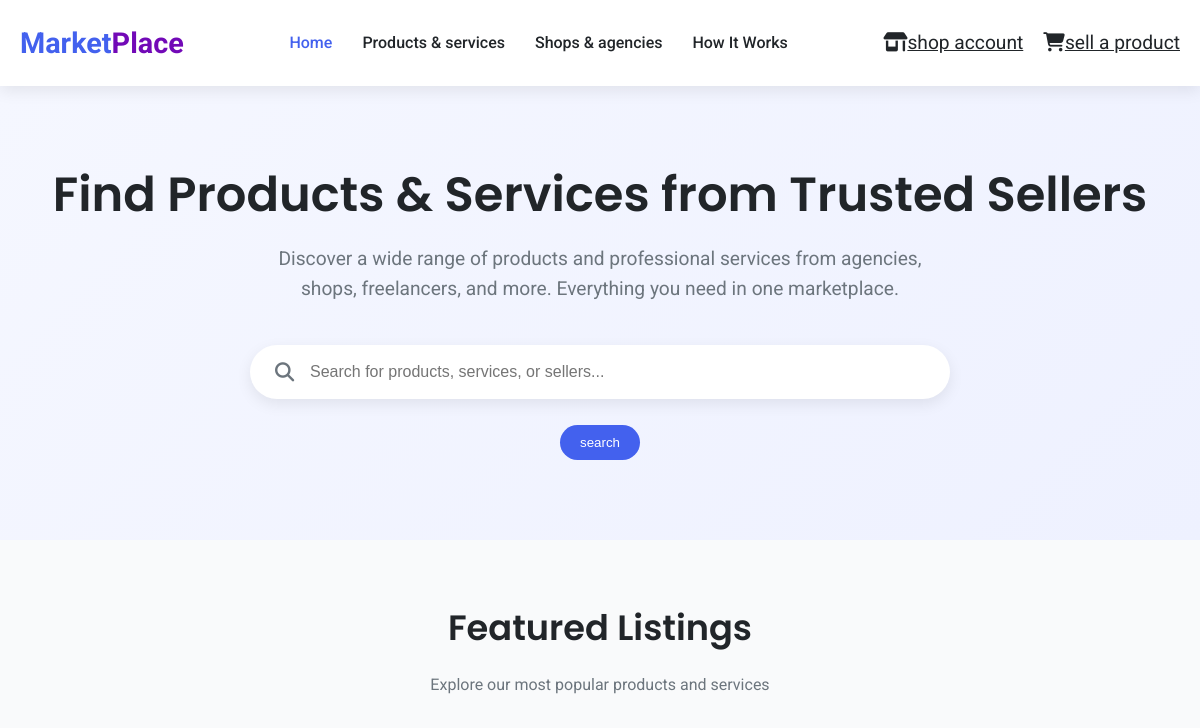
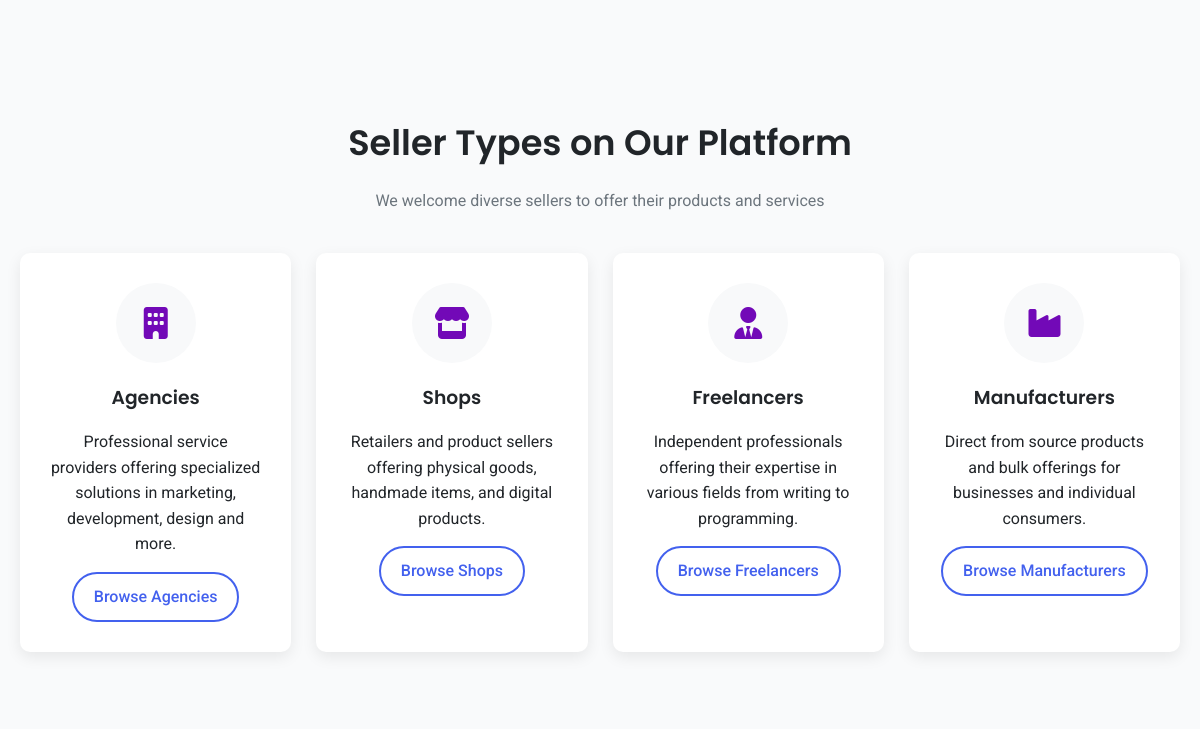
The app's page / (upper part), older data (2 pictures, top to bottom).
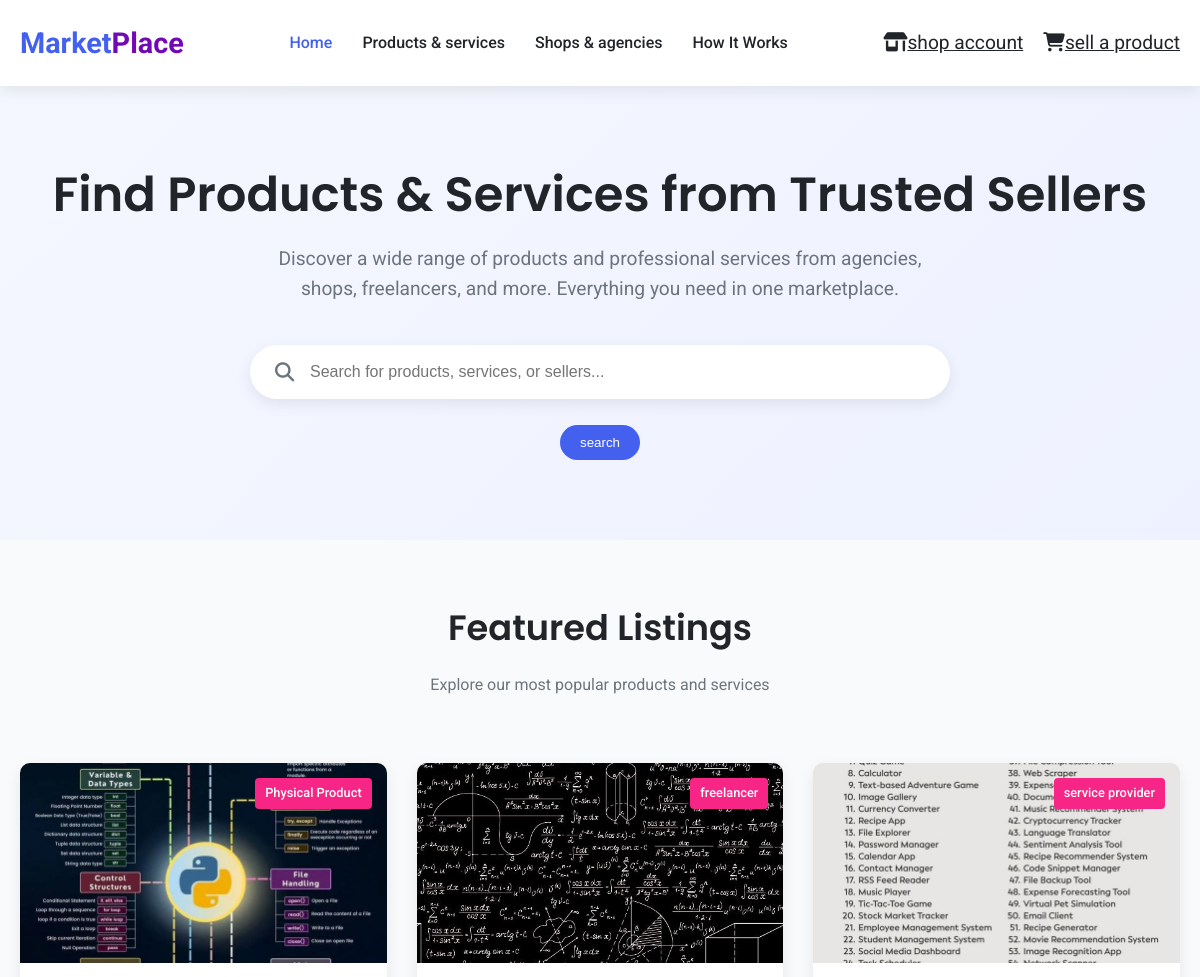
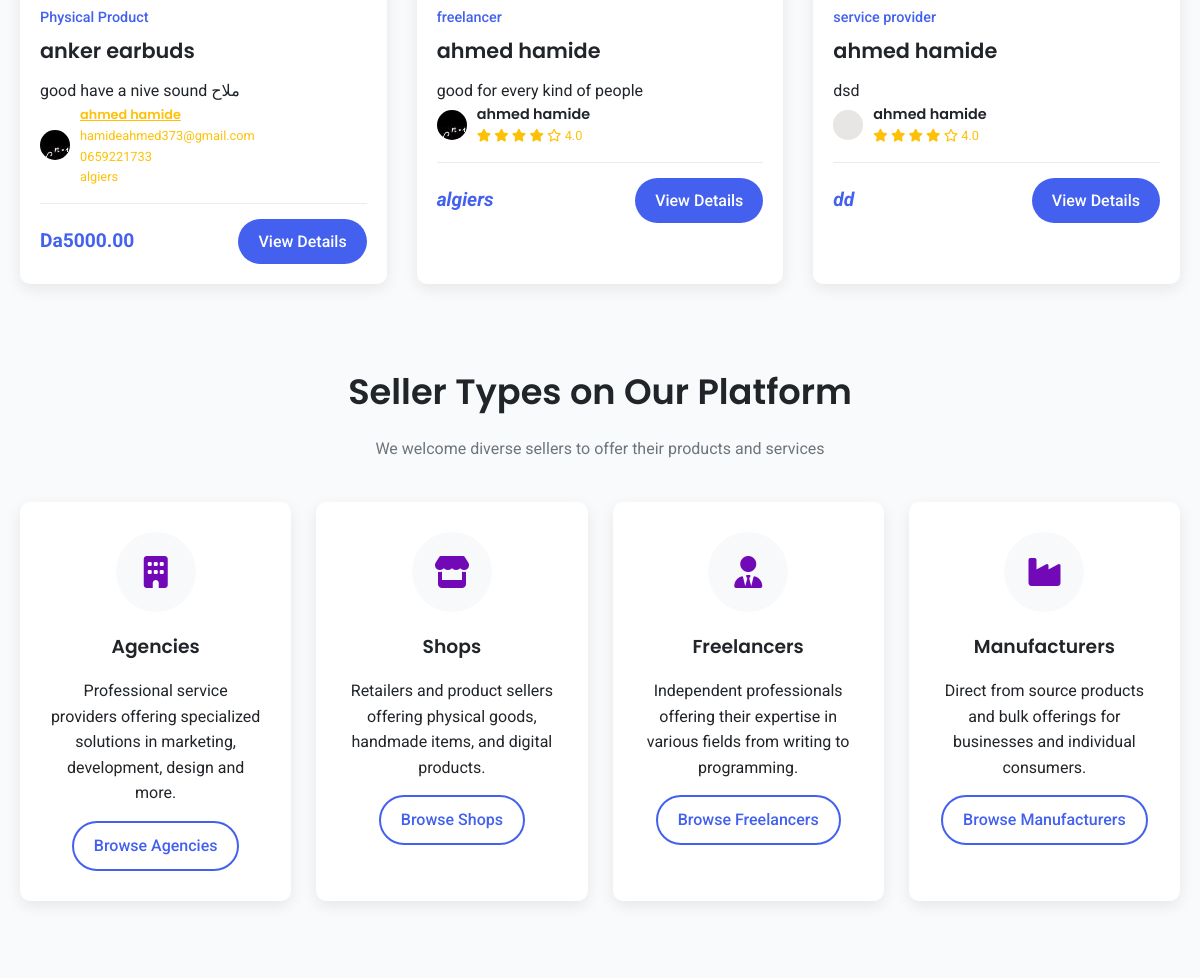
The same page, newer data (2 pictures, top to bottom).
### shops/models.py (models this page shows, shortened)
class Offers(models.Model):
    CATEGORIES = [
        ('Physical Product', 'Physical Product'),
        ('Digital Product', 'Digital Product'),
        ('service', 'Service'),
        ('subscription', 'Subscription'),
    ]
    shop = models.ForeignKey(Base, on_delete=models.CASCADE, related_name='shops')
    image=models.ImageField(upload_to='uploads/offers')
    name = models.CharField(max_length=200)
    description = models.TextField()
    price = models.DecimalField(max_digits=10, decimal_places=2)
    category = models.CharField(max_length=20, choices=CATEGORIES)
    is_available = models.BooleanField(default=True)
    created_at = models.DateTimeField(auto_now_add=True)
    updated_at = models.DateTimeField(auto_now=True)

class Base(models.Model):
    SHOP_TYPES = [
        ('service provider', 'service Provider'),
        ('seller', 'Seller'),
        ('agency', 'Agency'),
        ('consultant', 'Consultant'),
        ('freelancer', 'Freelancer'),
    ]
    phone=models.CharField(max_length=10)
    email=models.EmailField()
    place=models.CharField()
    name = models.CharField(max_length=200)
    description = models.TextField()
    shop_type = models.CharField(max_length=20, choices=SHOP_TYPES)
    is_active = models.BooleanField(default=True)
    created_at = models.DateTimeField(auto_now_add=True)
    updated_at = models.DateTimeField(auto_now=True)
    icon=models.ImageField(upload_to='uploads/shops')

### shops/views.py (the view)
# urls.py: 2. Add a URL to urlpatterns:  path('', views.home, name='home')
def home(request):
    shops=Base.objects.all()
    products=Offers.objects.all()
    if request.method == 'POST':
        searched = request.POST['searched']
        products = Offers.objects.filter(Q(name__icontains=searched) | Q(description__icontains=searched) | Q(category__icontains=searched))
        shops = Base.objects.filter(Q(name__icontains=searched) | Q(description__icontains=searched) | Q(shop_type__icontains=searched))
        return render(request, 'hello5.html', {'products': products, 'shops': shops})
    else:
        return render(request, 'hello5.html', {'products': products, 'shops': shops})

### templates/hello5.html (shortened to what this page needs)
<!DOCTYPE html>
<html lang="en" xmlns="http://www.w3.org/1999/html">
<head>
    <link rel="stylesheet" href="https://cdnjs.cloudflare.com/ajax/libs/font-awesome/6.4.0/css/all.min.css">
</head>
<body>
<form method="POST" action=''>
    <header>
        <div class="container">
            <nav class="navbar">
                <a  class="logo">Market<span>Place</span></a>
                <ul class="nav-links">
                    <li><a href="{%url 'home'%}" class="active">Home</a></li>
                    <li><a href="products"> Products & services </a></li>
                    <li><a href="hello">Shops & agencies</a></li>
                    <li><a href="how"> How It Works</a></li>
                </ul>
                <div class="nav-icons">
                    <a href="/seller"><i class="fas fa-shop"></i>shop account</a>
                    <a href="/sell"><i class="fas fa-seller">🛒</i>sell a product</a>
                </div>
            </nav>
        </div>
    </header>
    <section class="hero">
        <div id="good" class="container">
            <h1>Find Products & Services from Trusted Sellers</h1>
            <p>Discover a wide range of products and professional services from agencies, shops, freelancers, and more. Everything you need in one marketplace.</p>
            <div class="search-box">
                <i class="fas fa-search"></i>
                <input type="text" placeholder="Search for products, services, or sellers..." name="searched">
            </div>
                <br>
                <input href="#vip"  type="submit" value="search" class="btn btn_primary" >
        </div>
    </section>
    <section class="container">
        <div class="section-title">
            <h2>Featured Listings</h2>
            <p>Explore our most popular products and services</p>
        </div>
        <br>
        <div id="vip" class="listings">
            {% for product in products%}
            <div class="listing-card">
                <div class="listing-img">
                    <div class="listing-type">{{product.category}}</div>
                    <img src="{{product.image.url}}" alt="{{product.name}}">
                </div>
                <div class="listing-content">
                    <div class="listing-category">{{product.category}}</div>
                    <h3 class="listing-title">{{product.name}}</h3>
                    <p>{{product.description}}</p>
                    <div class="listing-seller">
                        <div class="seller-avatar">
                            <img src="{{product.shop.icon.url}}" alt="...">
                        </div>
                        <div class="seller-info">
                            <h4><a class="seller-rating" href="{%url 'name' product.shop.id %}">{{product.shop.name}}</a></h4>
                            <div class="seller-rating">
                                {{product.shop.email}}<br>
                                {{product.shop.phone}}<br>
                                {{product.shop.place}}
                            </div>
                        </div>
                    </div>
                    <div class="listing-footer">
                        <div class="listing-price">Da{{product.price}}</div>
                        <a href="{%url 'search' product.id %}" class="btn">View Details</a>
                    </div>
                </div>
            </div>
            {% endfor %}
            {%for shop in shops%}
            <div class="listing-card">
                <div class="listing-img">
                    <div class="listing-type">{{shop.shop_type}}</div>
                    <img src="{{shop.icon.url}}" alt="{{shop.shop_type}}">
                </div>
                <div class="listing-content">
                    <div class="listing-category">{{shop.shop_type}}</div>
                    <h3 class="listing-title">{{shop.name}}</h3>
                    <p>{{shop.description}}</p>
                    <div class="listing-seller">
                        <div class="seller-avatar">
                            <img src='{{shop.icon.url}}' alt="Seller Avatar">
                        </div>
                        <div class="seller-info">
                            <h4>{{shop.name}}</h4>
                            <div class="seller-rating">
                                <i class="fas fa-star"></i>
                                <i class="fas fa-star"></i>
                                <i class="fas fa-star"></i>
                                <i class="fas fa-star"></i>
                                <i class="far fa-star"></i>
                                4.0
                            </div>
                        </div>
                    </div>
                    <div class="listing-footer">
                        <div class="listing-price"><address>{{shop.place}}</address></div>
                        <a href="{%url 'name' shop.id %}" class="btn">View Details</a>
                    </div>
                </div>
            </div>
            {%endfor%}
        </div>
    </section>
    <section class="container">
        <div class="section-title">
            <h2>Seller Types on Our Platform</h2>
            <p>We welcome diverse sellers to offer their products and services</p>
        </div>
        <div class="seller-types">
            <div class="seller-card">
                <div class="seller-icon">
                    <i class="fas fa-building"></i>
                </div>
                <h3>Agencies</h3>
                <p>Professional service providers offering specialized solutions in marketing, development, design and more.</p>
                <a href="#good" class="btn btn-outline" style="margin-top: 15px;">Browse Agencies</a>
            </div>
            <div class="seller-card">
                <div class="seller-icon">
                    <i class="fas fa-store"></i>
                </div>
                <h3>Shops</h3>
                <p>Retailers and product sellers offering physical goods, handmade items, and digital products.</p>
                <a href="#good" class="btn btn-outline" style="margin-top: 15px;">Browse Shops</a>
            </div>
            <div class="seller-card">
                <div class="seller-icon">
                    <i class="fas fa-user-tie"></i>
                </div>
                <h3>Freelancers</h3>
                <p>Independent professionals offering their expertise in various fields from writing to programming.</p>
                <a href="#good" class="btn btn-outline" style="margin-top: 15px;">Browse Freelancers</a>
            </div>
            <div class="seller-card">
                <div class="seller-icon">
                    <i class="fas fa-industry"></i>
                </div>
                <h3>Manufacturers</h3>
                <p>Direct from source products and bulk offerings for businesses and individual consumers.</p>
                <a href="#" class="btn btn-outline" style="margin-top: 15px;">Browse Manufacturers</a>
            </div>
        </div>
    </section>
</form>
</body>
</html>

### templates/hello5.html (style rules this page uses)
* { margin: 0; padding: 0; box-sizing: border-box; }
:root { --primary: #4361ee; --primary-dark: #3a56d4; --secondary: #7209b7; --accent: #f72585; --light: #f8f9fa; --dark: #212529; --gray: #6c757d; --light-gray: #e9ecef; --success: #4cc9f0; --border-radius: 10px; --shadow: 0 5px 15px rgba(0, 0, 0, 0.08); --transition: all 0.3s ease; }
body { font-family: 'Roboto', sans-serif; color: var(--dark); line-height: 1.6; background-color: #f9fafb; }
h1, h2, h3, h4, h5 { font-family: 'Poppins', sans-serif; font-weight: 600; margin-bottom: 1rem; }
.container { width: 100%; max-width: 1200px; margin: 0 auto; padding: 0 20px; }
header { background-color: white; box-shadow: var(--shadow); position: sticky; top: 0; z-index: 100; }
.navbar { display: flex; justify-content: space-between; align-items: center; padding: 20px 0; }
.logo { font-size: 1.8rem; font-weight: 700; color: var(--primary); text-decoration: none; }
.logo span { color: var(--secondary); }
.nav-links { display: flex; list-style: none; }
.nav-links li { margin-left: 30px; }
.nav-links a { text-decoration: none; color: var(--dark); font-weight: 500; transition: var(--transition); }
.nav-links a.active { color: var(--primary); }
.nav-icons { display: flex; align-items: center; }
.nav-icons a { margin-left: 20px; color: var(--dark); font-size: 1.2rem; position: relative; }
.hero { padding: 80px 0; background: linear-gradient(135deg, #f5f7ff 0%, #eef1ff 100%); text-align: center; }
.hero h1 { font-size: 3rem; margin-bottom: 20px; line-height: 1.2; }
.hero p { font-size: 1.2rem; color: var(--gray); max-width: 700px; margin: 0 auto 40px; }
.search-box { max-width: 700px; margin: 0 auto; position: relative; }
.search-box input { width: 100%; padding: 18px 20px; border: none; border-radius: 50px; box-shadow: var(--shadow); font-size: 1rem; padding-left: 60px; }
.search-box i { position: absolute; left: 25px; top: 50%; transform: translateY(-50%); color: var(--gray); font-size: 1.2rem; }
.section-title { text-align: center; margin: 60px 0 40px; }
.section-title h2 { font-size: 2.2rem; }
.section-title p { color: var(--gray); max-width: 600px; margin: 0 auto; }
.listings { display: grid; grid-template-columns: repeat(auto-fill, minmax(300px, 1fr)); gap: 30px; margin-bottom: 80px; }
.listing-card { background-color: white; border-radius: var(--border-radius); overflow: hidden; box-shadow: var(--shadow); transition: var(--transition); }
.listing-img { height: 200px; width: 100%; background-color: var(--light-gray); position: relative; overflow: hidden; }
.listing-img img { width: 100%; height: 100%; object-fit: cover; }
.listing-type { position: absolute; top: 15px; right: 15px; background-color: var(--accent); color: white; padding: 5px 10px; border-radius: 4px; font-size: 0.8rem; font-weight: 500; }
.listing-content { padding: 20px; }
.listing-category { color: var(--primary); font-size: 0.9rem; font-weight: 500; margin-bottom: 5px; }
.listing-title { font-size: 1.3rem; margin-bottom: 10px; }
.listing-seller { display: flex; align-items: center; margin-bottom: 15px; }
.seller-avatar { width: 30px; height: 30px; border-radius: 50%; background-color: var(--light-gray); margin-right: 10px; overflow: hidden; }
.seller-info h4 { font-size: 0.9rem; margin-bottom: 0; }
.seller-rating { color: #ffc107; font-size: 0.8rem; }
.listing-footer { display: flex; justify-content: space-between; align-items: center; margin-top: 15px; padding-top: 15px; border-top: 1px solid var(--light-gray); }
.listing-price { font-weight: 700; font-size: 1.2rem; color: var(--primary); }
.btn { background-color: var(--primary); color: white; border: none; padding: 10px 20px; border-radius: 50px; cursor: pointer; font-weight: 500; transition: var(--transition); text-decoration: none; display: inline-block; }
.btn-outline { background-color: transparent; border: 2px solid var(--primary); color: var(--primary); }
.seller-types { display: grid; grid-template-columns: repeat(auto-fill, minmax(250px, 1fr)); gap: 25px; margin-bottom: 80px; }
.seller-card { background-color: white; border-radius: var(--border-radius); padding: 30px; text-align: center; box-shadow: var(--shadow); }
.seller-icon { width: 80px; height: 80px; background-color: var(--light); border-radius: 50%; display: flex; align-items: center; justify-content: center; margin: 0 auto 20px; font-size: 2rem; color: var(--secondary); }

Row changes from the older to the newer data that the page shows:
added Offers: category "Physical Product", image (picture), name "anker earbuds", description "good have a nive sound ملاح", shop.icon (picture), shop.name "ahmed hamide", shop.email "hamideahmed373@gmail.com", shop.phone "0659221733", shop.place "algiers", price "5000.00"
added Base: shop_type "freelancer", icon (picture), name "ahmed hamide", description "good for every kind of people", place "algiers"
added Base: shop_type "service provider", icon (picture), name "ahmed hamide", description "dsd", place "dd"
